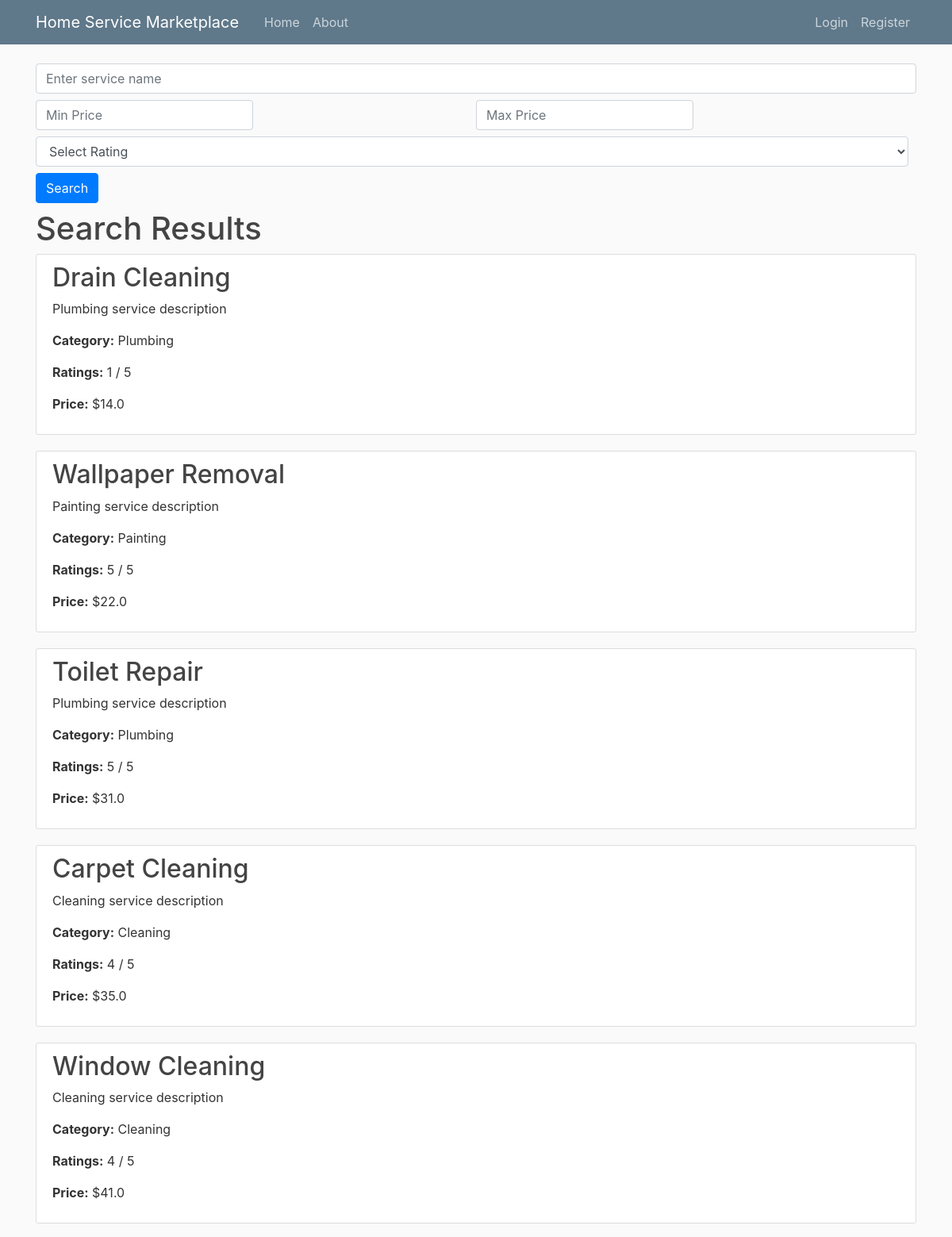
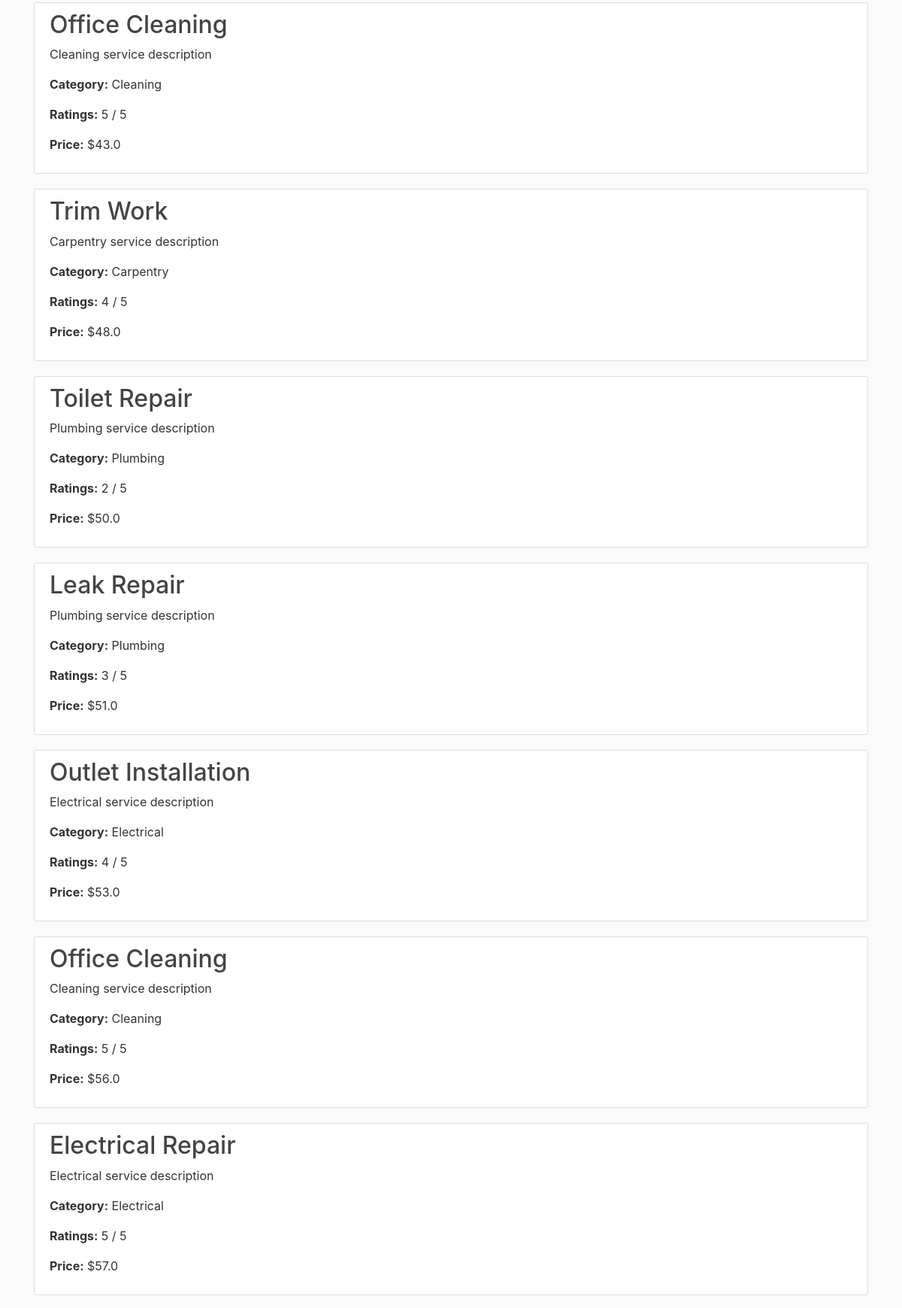
/search_result (upper part), run on the app's committed database (2 pictures, top to bottom).
### flaskapp/models.py (models this page shows, shortened)
class Service(db.Model):
    id = db.Column(db.Integer, primary_key=True)
    title = db.Column(db.String(100), nullable=False)
    description = db.Column(db.Text, nullable=False)
    date_posted = db.Column(db.DateTime, nullable=False, default=datetime.utcnow)
    user_id = db.Column(db.Integer, db.ForeignKey('user.id'), nullable=False)
    provider_id = db.Column(db.Integer, db.ForeignKey('service_provider.id'), nullable=False)
    ratings = db.Column(db.Integer, nullable=False)
    category_id = db.Column(db.Integer, db.ForeignKey('category.id'), nullable=False)
    duration = db.Column(db.Integer, nullable=False)
    ser_price = db.Column(db.Float, nullable=False)
    orders = db.relationship('Order', backref='linked_service', lazy=True)

class Category(db.Model):
    id = db.Column(db.Integer, primary_key=True)
    name = db.Column(db.String(50), unique=True, nullable=False)
    services = db.relationship('Service', backref='category', lazy=True)

### flaskapp/routes.py (the view)
@app.route('/search_result', methods=['GET'])
def search_result():
    query = request.args.get('query', '').split()
    min_price = request.args.get('min_price', type=float)
    max_price = request.args.get('max_price', type=float)
    rating = request.args.get('rating', type=int) or 0
    results = Service.query.join(ServiceProvider).filter(ServiceProvider.verified == True)  # Only show verified providers
    if query:
        filters = [Service.title.ilike(f"%{word}%") for word in query]
        results = results.filter(or_(*filters))
    if min_price is not None:
        results = results.filter(Service.ser_price >= min_price)
    if max_price is not None:
        results = results.filter(Service.ser_price <= max_price)
    if rating >= 0 and rating <=5:
        results = results.filter(Service.ratings >= rating)
    results = results.order_by(Service.ser_price.asc(), Service.ratings.desc()).all()
    return render_template('search_results.html', result=results)

### flaskapp/templates/search_results.html (shortened to what this page needs)
{% extends "layout.html" %}
{% block search %}
<form action="{{ url_for('search_result') }}" method="GET" class="form-inline my-2 my-lg-0 w-100">
  <div class="form-group w-100 mb-2">
    <input
      type="text"
      id="query"
      name="query"
      class="form-control w-100"
      placeholder="Enter service name"
    />
  </div>
  <div class="form-row w-100 mb-2">
    <div class="form-group col-md-6">
      <input
        type="number"
        id="min_price"
        name="min_price"
        class="form-control"
        placeholder="Min Price"
        step="0.01"
      />
    </div>
    <div class="form-group col-md-6">
      <input
        type="number"
        id="max_price"
        name="max_price"
        class="form-control"
        placeholder="Max Price"
        step="0.01"
      />
    </div>
  </div>
  <div class="form-row w-100 mb-2">
    <div class="form-group col-md-12">
      <select id="rating" name="rating" class="form-control w-100">
        <option value="">Select Rating</option>
      </select>
    </div>
  </div>
  <button type="submit" class="btn btn-primary mb-2">Search</button>
</form>
{% endblock %}
{% block result %}
<h1>Search Results</h1>
{% if result %}
<ul>
    {% for result in result %}
    <li>
      <article class="media content-section">
        <div class="media-body">
          <h2>
            <a
              class="article-title"
              href="{{ url_for('servicedetails', service_id = result.id) }}"
              >{{ result.title }}</a
            >
          </h2>
          <p class="article-content">{{ result.description }}</p>
          <p><strong>Category:</strong> {{ result.category.name }}</p>
          <p><strong>Ratings:</strong> {{ result.ratings }} / 5</p>
          <p><strong>Price:</strong> ${{ result.ser_price }}</p>
        </div>
      </article>
    </li>
    {% endfor %}
</ul>
{% else %}
<h2>No results found</h2>
{% endif %}
{% endblock result %}

### flaskapp/static/main.css (style rules this page uses)
body { background: #fafafa; color: #333333; margin-top: 5rem; }
h1, h2, h3, h4, h5, h6 { color: #444444; }
.content-section { background: #ffffff; padding: 10px 20px; border: 1px solid #dddddd; border-radius: 3px; margin-bottom: 20px; }
.article-title { color: #444444; }
.article-content { white-space: pre-line; }

### flaskapp/templates/layout.html (style rules this page uses)
ul { list-style-type: none; padding: 0; margin: 0; }

### data on the page
Service: title "Drain Cleaning", description "Plumbing service description", category.name "Plumbing", ratings "1", ser_price "14.0"
Service: title "Wallpaper Removal", description "Painting service description", category.name "Painting", ratings "5", ser_price "22.0"
Service: title "Toilet Repair", description "Plumbing service description", category.name "Plumbing", ratings "5", ser_price "31.0"
Service: title "Carpet Cleaning", description "Cleaning service description", category.name "Cleaning", ratings "4", ser_price "35.0"
Service: title "Window Cleaning", description "Cleaning service description", category.name "Cleaning", ratings "4", ser_price "41.0"
Service: title "Office Cleaning", description "Cleaning service description", category.name "Cleaning", ratings "5", ser_price "43.0"
Service: title "Trim Work", description "Carpentry service description", category.name "Carpentry", ratings "4", ser_price "48.0"
Service: title "Toilet Repair", description "Plumbing service description", category.name "Plumbing", ratings "2", ser_price "50.0"
Service: title "Leak Repair", description "Plumbing service description", category.name "Plumbing", ratings "3", ser_price "51.0"
Service: title "Outlet Installation", description "Electrical service description", category.name "Electrical", ratings "4", ser_price "53.0"
Service: title "Office Cleaning", description "Cleaning service description", category.name "Cleaning", ratings "5", ser_price "56.0"
Service: title "Electrical Repair", description "Electrical service description", category.name "Electrical", ratings "5", ser_price "57.0"
